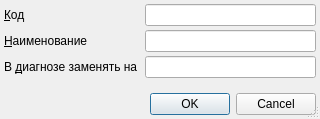
<?xml version="1.0" encoding="UTF-8"?>
<ui version="4.0">
 <class>ItemEditorDialog</class>
 <widget class="QDialog" name="ItemEditorDialog">
  <property name="geometry">
   <rect>
    <x>0</x>
    <y>0</y>
    <width>320</width>
    <height>119</height>
   </rect>
  </property>
  <property name="windowTitle">
   <string>ChangeMe!</string>
  </property>
  <property name="sizeGripEnabled">
   <bool>true</bool>
  </property>
  <layout class="QGridLayout">
   <property name="margin">
    <number>4</number>
   </property>
   <property name="spacing">
    <number>4</number>
   </property>
   <item row="1" column="0">
    <widget class="QLabel" name="lblName">
     <property name="sizePolicy">
      <sizepolicy hsizetype="Maximum" vsizetype="Preferred">
       <horstretch>0</horstretch>
       <verstretch>0</verstretch>
      </sizepolicy>
     </property>
     <property name="text">
      <string>&amp;Наименование</string>
     </property>
     <property name="buddy">
      <cstring>edtName</cstring>
     </property>
    </widget>
   </item>
   <item row="2" column="1">
    <widget class="QLineEdit" name="edtReplaceCode"/>
   </item>
   <item row="0" column="1">
    <widget class="QLineEdit" name="edtCode"/>
   </item>
   <item row="0" column="0">
    <widget class="QLabel" name="lblCode">
     <property name="sizePolicy">
      <sizepolicy hsizetype="Maximum" vsizetype="Preferred">
       <horstretch>0</horstretch>
       <verstretch>0</verstretch>
      </sizepolicy>
     </property>
     <property name="text">
      <string>&amp;Код</string>
     </property>
     <property name="buddy">
      <cstring>edtCode</cstring>
     </property>
    </widget>
   </item>
   <item row="3" column="0">
    <spacer>
     <property name="orientation">
      <enum>Qt::Vertical</enum>
     </property>
     <property name="sizeHint" stdset="0">
      <size>
       <width>103</width>
       <height>16</height>
      </size>
     </property>
    </spacer>
   </item>
   <item row="1" column="1">
    <widget class="QLineEdit" name="edtName"/>
   </item>
   <item row="2" column="0">
    <widget class="QLabel" name="lblFinance">
     <property name="sizePolicy">
      <sizepolicy hsizetype="Maximum" vsizetype="Preferred">
       <horstretch>0</horstretch>
       <verstretch>0</verstretch>
      </sizepolicy>
     </property>
     <property name="text">
      <string>В &amp;диагнозе заменять на </string>
     </property>
     <property name="buddy">
      <cstring>edtReplaceCode</cstring>
     </property>
    </widget>
   </item>
   <item row="4" column="0" colspan="2">
    <widget class="QDialogButtonBox" name="buttonBox">
     <property name="standardButtons">
      <set>QDialogButtonBox::Cancel|QDialogButtonBox::Ok</set>
     </property>
    </widget>
   </item>
  </layout>
 </widget>
 <tabstops>
  <tabstop>edtCode</tabstop>
  <tabstop>edtName</tabstop>
  <tabstop>edtReplaceCode</tabstop>
 </tabstops>
 <resources/>
 <connections>
  <connection>
   <sender>buttonBox</sender>
   <signal>accepted()</signal>
   <receiver>ItemEditorDialog</receiver>
   <slot>accept()</slot>
   <hints>
    <hint type="sourcelabel">
     <x>150</x>
     <y>98</y>
    </hint>
    <hint type="destinationlabel">
     <x>150</x>
     <y>57</y>
    </hint>
   </hints>
  </connection>
  <connection>
   <sender>buttonBox</sender>
   <signal>rejected()</signal>
   <receiver>ItemEditorDialog</receiver>
   <slot>reject()</slot>
   <hints>
    <hint type="sourcelabel">
     <x>150</x>
     <y>98</y>
    </hint>
    <hint type="destinationlabel">
     <x>150</x>
     <y>57</y>
    </hint>
   </hints>
  </connection>
 </connections>
</ui>
